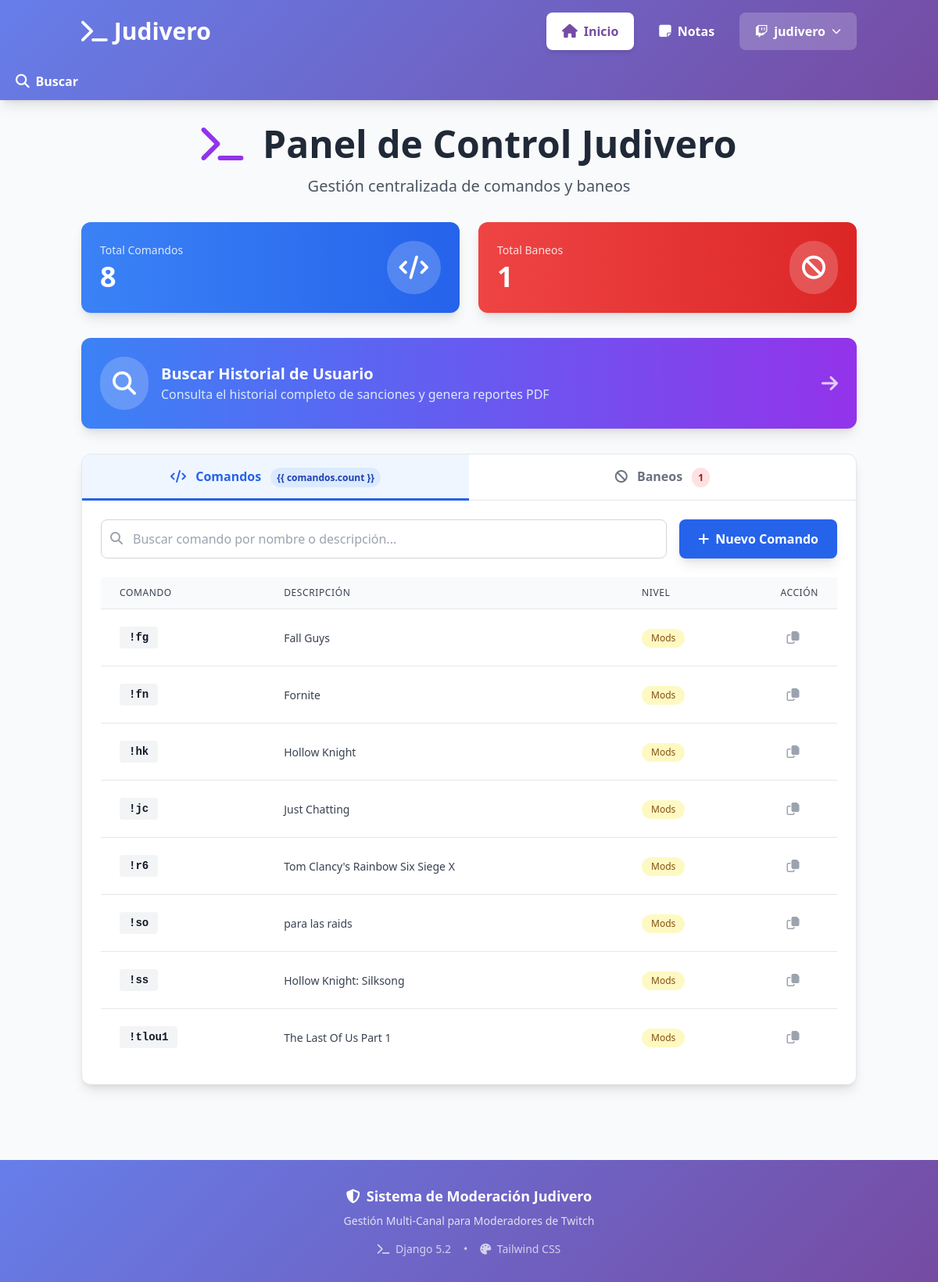
The page / on the database its author committed.
### core/models.py (models this page shows, shortened)
class CanalTwitch(models.Model):
    nombre = models.CharField(max_length=100, unique=True, help_text="Nombre del canal de Twitch")
    streamer = models.CharField(max_length=100, help_text="Nombre del streamer/dueño del canal")
    descripcion = models.TextField(blank=True, null=True, help_text="Notas sobre el canal o reglas especiales")
    url_twitch = models.URLField(blank=True, null=True)
    color_distintivo = models.CharField(max_length=7, default="#9147ff", help_text="Color hex para identificar el canal")
    activo = models.BooleanField(default=True, help_text="¿Sigues siendo mod en este canal?")
    fecha_inicio_moderacion = models.DateTimeField(auto_now_add=True)
    total_comandos = models.IntegerField(default=0, editable=False)
    total_baneos_activos = models.IntegerField(default=0, editable=False)
    class Meta:
        verbose_name = 'Canal de Twitch (Moderación)'
        verbose_name_plural = 'Canales de Twitch (Moderación)'
        ordering = ['nombre']

class Comando(models.Model):
    NIVEL = [
        ('EVERYONE', 'Everyone'),
        ('VIPS', 'Vips'),
        ('MODS', 'Mods'),
        ('SUPERMODS', 'SuperMods'),
        ('STREAMER', 'Streamer'),
    ]
    canal = models.ForeignKey(
        CanalTwitch,
        on_delete=models.CASCADE,
        related_name='comandos',
        null=True,
        help_text="Canal donde aplica este comando"
    )
    nombre = models.CharField(max_length=200, help_text="Ej: !hola, !reglas, !discord")
    juego_o_significado = models.CharField(max_length=200, help_text="Descripción o respuesta del comando")
    nivel_minimo = models.CharField(max_length=200, choices=NIVEL, default='EVERYONE')
    activo = models.BooleanField(default=True, help_text="¿El comando está activo en el canal?")
    fecha_creacion = models.DateTimeField(auto_now_add=True, null=True, blank=True)
    ultima_modificacion = models.DateTimeField(auto_now=True)
    class Meta:
        unique_together = ['canal', 'nombre']
        ordering = ['nombre']

### core/views.py (the view)
# urls.py: path('', views.inicio, name='inicio'),
def inicio(request):
    canal_actual = get_canal_actual(request)
    canales = CanalTwitch.objects.filter(activo=True)
    if not canal_actual:
        return render(request, 'core/sin_canales.html', {'canales': canales})
    comandos = Comando.objects.filter(canal=canal_actual)
    baneos = Baneos.objects.filter(canal=canal_actual)
    context = {
        'comandos': comandos,
        'baneos': baneos,
        'canal_actual': canal_actual,
        'canales': canales,
    }
    return render(request, 'core/inicio.html', context)

### core/views.py (called while the page is built)
def get_canal_actual(request):
    canal_id = request.session.get('canal_actual_id')
    if canal_id:
        try:
            return CanalTwitch.objects.get(id=canal_id, activo=True)
        except CanalTwitch.DoesNotExist:
            pass
    canal = CanalTwitch.objects.filter(activo=True).first()
    if canal:
        request.session['canal_actual_id'] = canal.id
    return canal

### core/templates/core/inicio.html (shortened to what this page needs)
{% extends 'core/base.html' %}
{% block content %}
<div class="max-w-7xl mx-auto">
    <div class="text-center mb-8">
        <h1 class="text-4xl md:text-5xl font-bold text-gray-800 mb-4">
            <i class="fas fa-terminal text-purple-600 mr-3"></i>
            Panel de Control Judivero
        </h1>
        <p class="text-xl text-gray-600">
            Gestión centralizada de comandos y baneos
        </p>
    </div>
    <div class="grid grid-cols-1 md:grid-cols-2 gap-6 mb-8">
        <div class="bg-gradient-to-r from-blue-500 to-blue-600 rounded-xl shadow-lg p-6 text-white card-hover">
            <div class="flex items-center justify-between">
                <div>
                    <p class="text-blue-100 text-sm font-medium mb-1">Total Comandos</p>
                    <h3 class="text-4xl font-bold">{{ comandos.count }}</h3>
                </div>
                <div class="bg-white bg-opacity-20 p-4 rounded-full">
                    <i class="fas fa-code text-3xl"></i>
                </div>
            </div>
        </div>
        <div class="bg-gradient-to-r from-red-500 to-red-600 rounded-xl shadow-lg p-6 text-white card-hover">
            <div class="flex items-center justify-between">
                <div>
                    <p class="text-red-100 text-sm font-medium mb-1">Total Baneos</p>
                    <h3 class="text-4xl font-bold">{{ baneos.count }}</h3>
                </div>
                <div class="bg-white bg-opacity-20 p-4 rounded-full">
                    <i class="fas fa-ban text-3xl"></i>
                </div>
            </div>
        </div>
    </div>
    <div class="mb-8">
        <a href="{% url 'buscar_usuario' %}"
            class="block bg-gradient-to-r from-blue-500 to-purple-600 hover:from-blue-600 hover:to-purple-700 text-white rounded-xl shadow-lg p-6 transition-all hover:shadow-xl">
            <div class="flex items-center justify-between">
                <div class="flex items-center gap-4">
                    <div class="bg-white bg-opacity-20 p-4 rounded-full">
                        <i class="fas fa-search text-3xl"></i>
                    </div>
                    <div>
                        <h3 class="text-xl font-bold">Buscar Historial de Usuario</h3>
                        <p class="text-blue-100">Consulta el historial completo de sanciones y genera reportes PDF</p>
                    </div>
                </div>
                <i class="fas fa-arrow-right text-2xl opacity-75"></i>
            </div>
        </a>
    </div>
    <div class="bg-white rounded-xl shadow-lg border border-gray-200 overflow-hidden">
        <div class="border-b border-gray-200">
            <nav class="flex -mb-px">
                <button onclick="cambiarTab('comandos')" id="tab-comandos"
                    class="tab-button tab-active flex-1 py-4 px-6 text-center font-semibold transition-all">
                    <i class="fas fa-code mr-2"></i>
                    Comandos
                    <span class="ml-2 bg-blue-100 text-blue-800 px-2 py-1 rounded-full text-xs">{{ comandos.count
                        }}</span>
                </button>
                <button onclick="cambiarTab('baneos')" id="tab-baneos"
                    class="tab-button flex-1 py-4 px-6 text-center font-semibold transition-all">
                    <i class="fas fa-ban mr-2"></i>
                    Baneos
                    <span class="ml-2 bg-red-100 text-red-800 px-2 py-1 rounded-full text-xs">{{ baneos.count }}</span>
                </button>
            </nav>
        </div>
        <div id="content-comandos" class="tab-content">
            <div class="p-6">
                <div class="flex flex-col md:flex-row gap-4 mb-6">
                    <div class="flex-1">
                        <div class="relative">
                            <input type="text" id="buscarComando"
                                placeholder="Buscar comando por nombre o descripción..."
                                class="w-full pl-10 pr-4 py-3 border border-gray-300 rounded-lg focus:ring-2 focus:ring-blue-500 focus:border-transparent">
                            <i class="fas fa-search absolute left-3 top-4 text-gray-400"></i>
                        </div>
                    </div>
                    <button onclick="abrirModalComando()"
                        class="bg-blue-600 hover:bg-blue-700 text-white px-6 py-3 rounded-lg font-semibold transition-colors flex items-center justify-center whitespace-nowrap shadow-lg hover:shadow-xl">
                        <i class="fas fa-plus mr-2"></i>
                        Nuevo Comando
                    </button>
                </div>
                <div class="overflow-x-auto">
                    <table class="min-w-full divide-y divide-gray-200">
                        <thead class="bg-gray-50">
                            <tr>
                                <th
                                    class="px-6 py-3 text-left text-xs font-medium text-gray-700 uppercase tracking-wider">
                                    Comando
                                </th>
                                <th
                                    class="px-6 py-3 text-left text-xs font-medium text-gray-700 uppercase tracking-wider">
                                    Descripción
                                </th>
                                <th
                                    class="px-6 py-3 text-left text-xs font-medium text-gray-700 uppercase tracking-wider">
                                    Nivel
                                </th>
                                <th
                                    class="px-6 py-3 text-left text-xs font-medium text-gray-700 uppercase tracking-wider w-24">
                                    Acción
                                </th>
                            </tr>
                        </thead>
                        <tbody class="bg-white divide-y divide-gray-200" id="tablaComandos">
                            {% for comando in comandos %}
                            <tr class="hover:bg-gray-50 transition-colors comando-row">
                                <td class="px-6 py-4">
                                    <div class="flex items-center">
                                        <span
                                            class="comando-nombre text-sm font-mono font-semibold text-gray-900 bg-gray-100 px-3 py-1 rounded">
                                            {{ comando.nombre }}
                                        </span>
                                    </div>
                                </td>
                                <td class="px-6 py-4">
                                    <span class="comando-descripcion text-sm text-gray-700">
                                        {{ comando.juego_o_significado }}
                                    </span>
                                </td>
                                <td class="px-6 py-4">
                                    <span class="inline-flex items-center px-3 py-1 rounded-full text-xs font-medium
                                        {% if comando.nivel_minimo == 'EVERYONE' %}
                                            bg-green-100 text-green-800
                                        {% elif comando.nivel_minimo == 'VIPS' %}
                                            bg-blue-100 text-blue-800
                                        {% elif comando.nivel_minimo == 'MODS' %}
                                            bg-yellow-100 text-yellow-800
                                        {% elif comando.nivel_minimo == 'SUPERMODS' %}
                                            bg-orange-100 text-orange-800
                                        {% else %}
                                            bg-red-100 text-red-800
                                        {% endif %}
                                    ">
                                        {{ comando.get_nivel_minimo_display }}
                                    </span>
                                </td>
                                <td class="px-6 py-4">
                                    <button onclick="copiarComando(this)" data-comando="{{ comando.nombre }}"
                                        class="p-2 text-gray-400 hover:text-blue-600 hover:bg-blue-50 rounded-lg transition-all"
                                        title="Copiar comando">
                                        <i class="far fa-copy"></i>
                                    </button>
                                </td>
                            </tr>
                            {% endfor %}
                        </tbody>
                    </table>
                </div>
            </div>
        </div>
    </div>
</div>
{% endblock %}

### core/templates/core/base.html (shortened to what this page needs)
<!DOCTYPE html>
<html lang="es">
<head>
    <script src="https://cdn.tailwindcss.com"></script>
    <link rel="stylesheet" href="https://cdnjs.cloudflare.com/ajax/libs/font-awesome/6.4.0/css/all.min.css">
</head>
<body class="bg-gray-50 min-h-screen">
    <nav class="gradient-bg shadow-lg sticky top-0 z-50">
        <div class="container mx-auto px-4 py-4">
            <div class="flex flex-col md:flex-row md:justify-between md:items-center gap-4">
                <div class="text-center md:text-left">
                    <a href="{% url 'inicio' %}" class="inline-block">
                        <h1 class="text-2xl md:text-3xl font-bold text-white flex items-center justify-center md:justify-start">
                            <i class="fas fa-terminal mr-2"></i>
                            Judivero
                        </h1>
                    </a>
                </div>
                <div class="flex flex-wrap justify-center items-center gap-2 md:gap-3">
                    <a href="{% url 'inicio' %}"
                       class="nav-link {% if request.path == '/' %}nav-link-active{% endif %}">
                        <i class="fas fa-home nav-icon"></i>
                        <span>Inicio</span>
                    </a>
                    <a href="{% url 'notas' %}"
                       class="nav-link {% if '/notas' in request.path %}nav-link-active{% endif %}">
                        <i class="fas fa-sticky-note nav-icon"></i>
                        <span>Notas</span>
                    </a>
                    {% if canales %}
                    <div class="dropdown">
                        <button onclick="toggleDropdown()"
                                class="nav-link bg-white bg-opacity-20 hover:bg-white hover:bg-opacity-100 hover:text-purple-700 flex items-center gap-2">
                            <i class="fab fa-twitch"></i>
                            <span class="hidden md:inline">{{ canal_actual.nombre|default:"Seleccionar Canal" }}</span>
                            <i class="fas fa-chevron-down text-xs"></i>
                        </button>
                    </div>
                    {% endif %}
                </div>
            </div>
        </div>
        <a href="{% url 'buscar_usuario' %}"
   class="nav-link {% if '/buscar' in request.path %}nav-link-active{% endif %}">
    <i class="fas fa-search nav-icon"></i>
    <span>Buscar</span>
</a>
    </nav>
    <main class="container mx-auto px-4 py-8">
        {% block content %}
        {% endblock %}
    </main>
    <footer class="gradient-bg text-white py-8 mt-16">
        <div class="container mx-auto px-4">
            <div class="text-center">
                <p class="text-lg font-semibold mb-2">
                    <i class="fas fa-shield-alt mr-2"></i>Sistema de Moderación Judivero
                </p>
                <p class="text-sm opacity-80">
                    Gestión Multi-Canal para Moderadores de Twitch
                </p>
                <div class="mt-4 flex justify-center gap-4 text-sm opacity-70">
                    <span><i class="fas fa-terminal mr-1"></i> Django 5.2</span>
                    <span>•</span>
                    <span><i class="fas fa-palette mr-1"></i> Tailwind CSS</span>
                </div>
            </div>
        </div>
    </footer>
</body>
</html>

### core/templates/core/base.html (style rules this page uses)
.gradient-bg { background: linear-gradient(135deg, #667eea 0%, #764ba2 100%); }
.card-hover { transition: all 0.3s ease; }
.nav-link { padding: 0.75rem 1.25rem; border-radius: 0.5rem; color: white; font-weight: 600; display: flex; align-items: center; transition: all 0.2s; text-decoration: none; }
.nav-link-active { background: white; color: #764ba2; box-shadow: 0 4px 6px -1px rgba(0, 0, 0, 0.1); }
.nav-icon { font-size: 1.1rem; margin-right: 0.5rem; }
.dropdown { position: relative; }

### core/templates/core/inicio.html (style rules this page uses)
.tab-button { color: #6b7280; border-bottom: 3px solid transparent; }
.tab-active { color: #2563eb; border-bottom-color: #2563eb; background-color: #eff6ff; }

### rows shown on the page
CanalTwitch: nombre "judivero"
Comando: nombre "!fg", juego_o_significado "Fall Guys", nivel_minimo "Mods"
Comando: nombre "!fn", juego_o_significado "Fornite", nivel_minimo "Mods"
Comando: nombre "!hk", juego_o_significado "Hollow Knight", nivel_minimo "Mods"
Comando: nombre "!jc", juego_o_significado "Just Chatting", nivel_minimo "Mods"
Comando: nombre "!r6", juego_o_significado "Tom Clancy's Rainbow Six Siege X", nivel_minimo "Mods"
Comando: nombre "!so", juego_o_significado "para las raids", nivel_minimo "Mods"
Comando: nombre "!ss", juego_o_significado "Hollow Knight: Silksong", nivel_minimo "Mods"
Comando: nombre "!tlou1", juego_o_significado "The Last Of Us Part 1", nivel_minimo "Mods"

### other values the page prints
{{ comandos.count }} "8"
{{ baneos.count }} "1"
